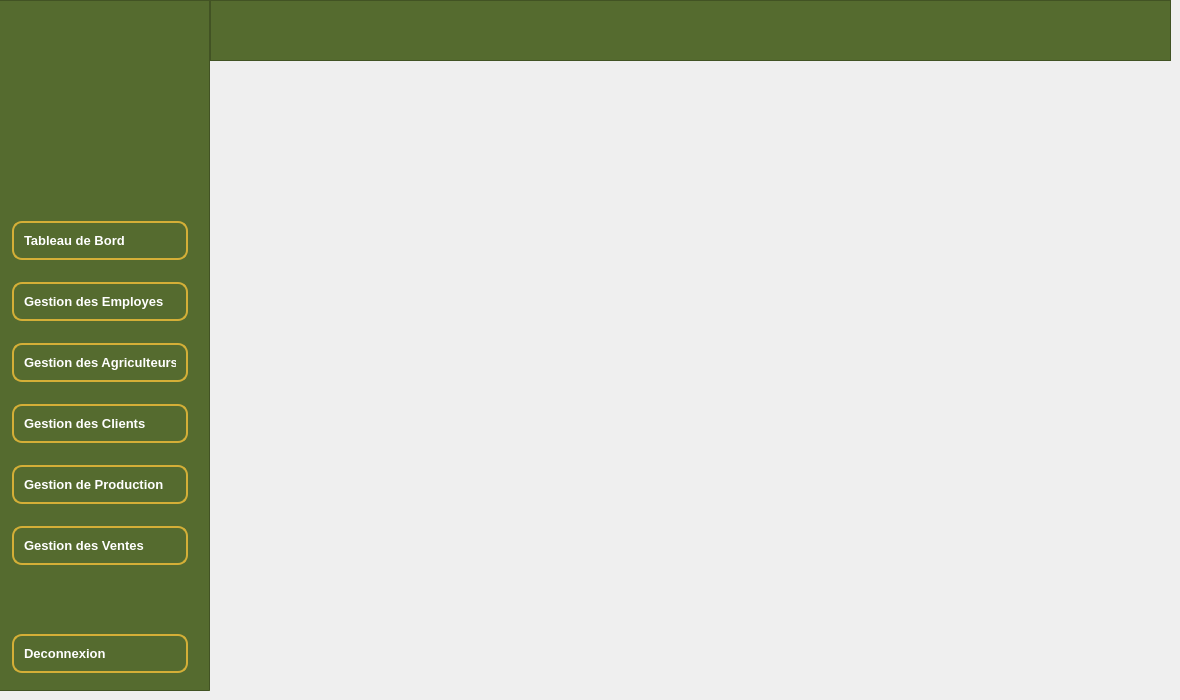
      <widget class="QWidget" name="dashboard">
       <widget class="QFrame" name="sidebar">
        <property name="geometry">
         <rect>
          <x>-10</x>
          <y>0</y>
          <width>220</width>
          <height>691</height>
         </rect>
        </property>
        <property name="minimumSize">
         <size>
          <width>220</width>
          <height>0</height>
         </size>
        </property>
        <property name="maximumSize">
         <size>
          <width>220</width>
          <height>16777215</height>
         </size>
        </property>
        <property name="styleSheet">
         <string notr="true">QFrame#sidebar {
    background-color: #556B2F;
}
QPushButton {
    background-color: transparent;
    color: white;
    border: 2px solid #D4AF37;
    border-radius: 10px;
    padding: 10px;
    margin: 8px 12px;
    text-align: left;
}

QPushButton:hover {
    background-color: #D4AF37;
    color: black;
}
</string>
        </property>
        <property name="frameShape">
         <enum>QFrame::Shape::StyledPanel</enum>
        </property>
        <property name="frameShadow">
         <enum>QFrame::Shadow::Raised</enum>
        </property>
        <layout class="QVBoxLayout" name="verticalLayout_7">
         <item>
          <widget class="QLabel" name="label_20">
           <property name="minimumSize">
            <size>
             <width>150</width>
             <height>150</height>
            </size>
           </property>
           <property name="maximumSize">
            <size>
             <width>150</width>
             <height>150</height>
            </size>
           </property>
           <property name="text">
            <string/>
           </property>
           <property name="pixmap">
            <pixmap>../SMART_OIL_PRESS_DHOUHA/GestionEmployes/images/lg-removebg-preview.png</pixmap>
           </property>
           <property name="scaledContents">
            <bool>true</bool>
           </property>
           <property name="alignment">
            <set>Qt::AlignmentFlag::AlignCenter</set>
           </property>
           <property name="wordWrap">
            <bool>true</bool>
           </property>
          </widget>
         </item>
         <item>
          <spacer name="verticalSpacer_3">
           <property name="orientation">
            <enum>Qt::Orientation::Vertical</enum>
           </property>
           <property name="sizeHint" stdset="0">
            <size>
             <width>20</width>
             <height>40</height>
            </size>
           </property>
          </spacer>
         </item>
         <item>
          <widget class="QPushButton" name="btn_home_2">
           <property name="font">
            <font>
             <pointsize>10</pointsize>
             <bold>true</bold>
            </font>
           </property>
           <property name="text">
            <string>Tableau de Bord</string>
           </property>
           <property name="icon">
            <iconset theme="QIcon::ThemeIcon::GoHome"/>
           </property>
          </widget>
         </item>
         <item>
          <widget class="QPushButton" name="btn_employes_2">
           <property name="font">
            <font>
             <pointsize>10</pointsize>
             <bold>true</bold>
            </font>
           </property>
           <property name="text">
            <string>Gestion des Employes</string>
           </property>
           <property name="icon">
            <iconset theme="QIcon::ThemeIcon::UserAvailable"/>
           </property>
          </widget>
         </item>
         <item>
          <widget class="QPushButton" name="btn_agriculteurs_2">
           <property name="font">
            <font>
             <pointsize>10</pointsize>
             <bold>true</bold>
            </font>
           </property>
           <property name="text">
            <string>Gestion des Agriculteurs</string>
           </property>
          </widget>
         </item>
         <item>
          <widget class="QPushButton" name="btn_clients_2">
           <property name="font">
            <font>
             <pointsize>10</pointsize>
             <bold>true</bold>
            </font>
           </property>
           <property name="text">
            <string>Gestion des Clients</string>
           </property>
          </widget>
         </item>
         <item>
          <widget class="QPushButton" name="btn_production_2">
           <property name="font">
            <font>
             <pointsize>10</pointsize>
             <bold>true</bold>
            </font>
           </property>
           <property name="text">
            <string>Gestion de Production</string>
           </property>
          </widget>
         </item>
         <item>
          <widget class="QPushButton" name="btn_ventes_2">
           <property name="font">
            <font>
             <pointsize>10</pointsize>
             <bold>true</bold>
            </font>
           </property>
           <property name="text">
            <string>Gestion des Ventes</string>
           </property>
          </widget>
         </item>
         <item>
          <spacer name="verticalSpacer_4">
           <property name="orientation">
            <enum>Qt::Orientation::Vertical</enum>
           </property>
           <property name="sizeHint" stdset="0">
            <size>
             <width>20</width>
             <height>40</height>
            </size>
           </property>
          </spacer>
         </item>
         <item>
          <widget class="QPushButton" name="btn_logout_2">
           <property name="font">
            <font>
             <pointsize>10</pointsize>
             <bold>true</bold>
            </font>
           </property>
           <property name="text">
            <string>Deconnexion</string>
           </property>
          </widget>
         </item>
        </layout>
       </widget>
       <widget class="QFrame" name="frame_5">
        <property name="geometry">
         <rect>
          <x>210</x>
          <y>0</y>
          <width>961</width>
          <height>61</height>
         </rect>
        </property>
        <property name="styleSheet">
         <string notr="true">QFrame {
    background-color: #556B2F;
}</string>
        </property>
        <property name="frameShape">
         <enum>QFrame::Shape::StyledPanel</enum>
        </property>
        <property name="frameShadow">
         <enum>QFrame::Shadow::Raised</enum>
        </property>
       </widget>
      </widget>
